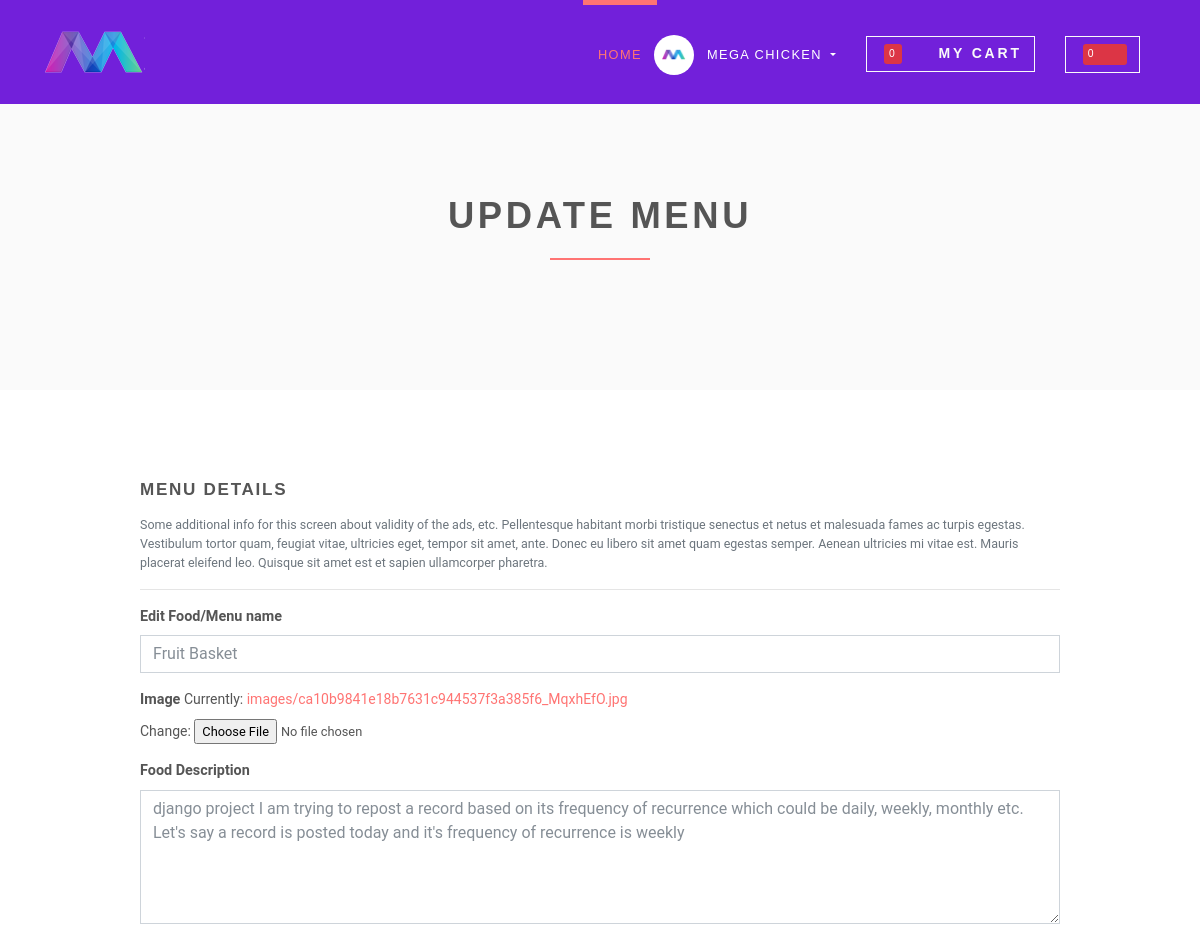
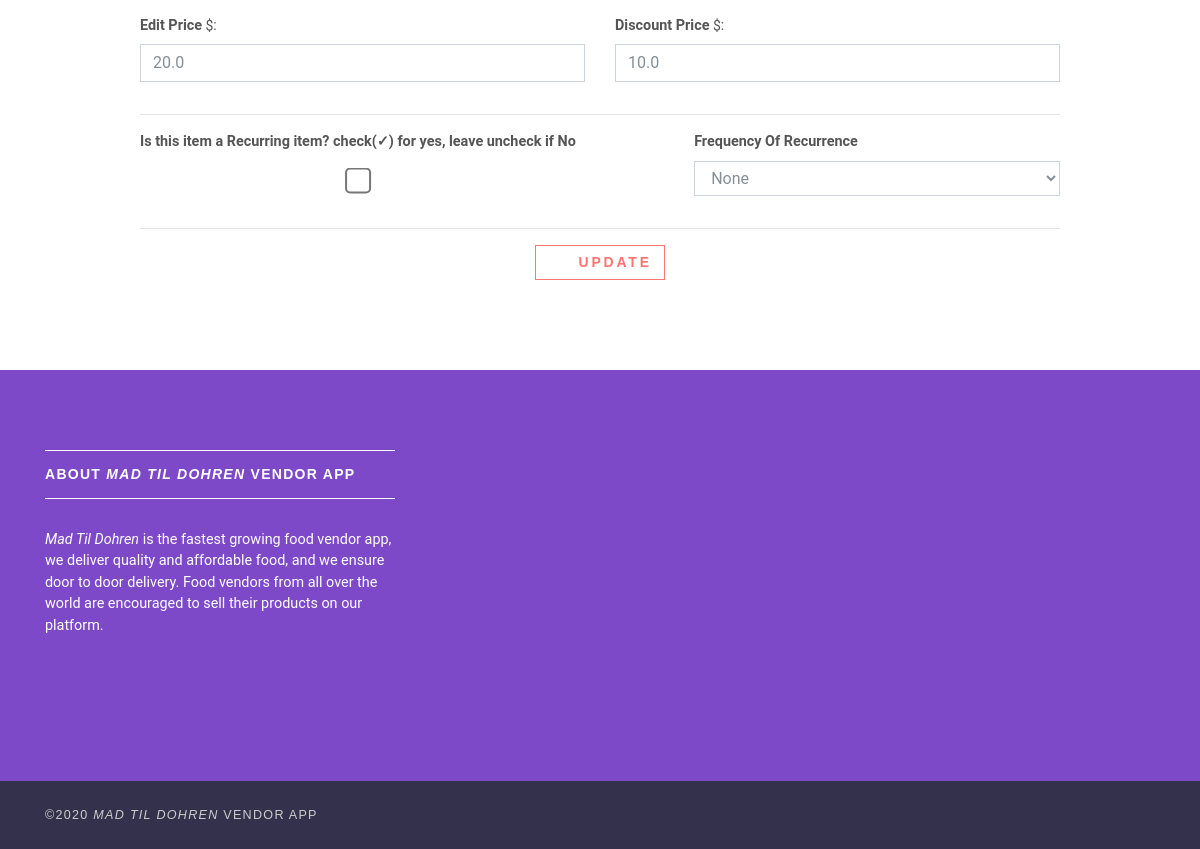
Page /menu/3/update/ (signed in) on the committed database (2 pictures, top to bottom).
### accounts/models.py (models this page shows, shortened)
class User(AbstractBaseUser):
    username = None
    email = models.EmailField(verbose_name='email', max_length=60, unique=True, blank=False,
                              error_messages={
                                  'unique': "A user with that email already exists.",
                              })
    phonenumber = models.CharField(verbose_name="phone number", max_length=20, unique=True, blank=False,
                                   error_messages={
                                       'unique': "Phone number already exists.",
                                   })
    datetimecreated = models.DateTimeField(verbose_name='date joined', auto_now_add=True)
    stripe_customer_id = models.CharField(max_length=50, blank=True, null=True)
    one_click_purchasing = models.BooleanField(default=False)
    last_login = models.DateTimeField(verbose_name='last login', auto_now=True)
    is_admin = models.BooleanField(default=False)
    is_active = models.BooleanField(default=True)
    is_staff = models.BooleanField(default=False)
    is_superuser = models.BooleanField(default=False)
    is_vendor = models.BooleanField(default=False)
    is_customer = models.BooleanField(default=False)
    first_name = models.CharField(max_length=50)
    last_name = models.CharField(max_length=50, blank=True)
    USERNAME_FIELD = "email"
    REQUIRED_FIELDS = ['first_name', 'last_name']
    objects = MyAccountManager()

### foodvendor/models.py (models this page shows, shortened)
class MessageStatus(models.Model):
    name = models.CharField(max_length=15)

class Menu(models.Model):
    none = 0
    Daily = 1
    Weekly = 7
    Monthly = 30
    Quarterly = 90
    SemiAnual = 180
    Yearly = 365
    Frequency_Of_Recurrence = (
        (none, "None"),
        (Daily, "Daily"),
        (Weekly, "Weekly"),
        (Monthly, "Monthly"),
        (Quarterly, "After 3 Months"),
        (SemiAnual, "After 6 Months"),
        (Yearly, "After 12 Months")
    )
    vendor = models.ForeignKey(Vendor, on_delete=models.CASCADE)
    name = models.CharField(verbose_name="food name", null=False, blank=False, max_length=100)
    description = models.TextField(verbose_name="Food Description", max_length=350, null=False, blank=False)
    price = models.FloatField(verbose_name="Price ($)", default=0.00)
    discount_price = models.FloatField(blank=True, null=True)
    image = models.ImageField(upload_to='images/', default='veggies.jpg')
    isrecurring = models.BooleanField(default=False)
    frequencyofrecurrence = models.IntegerField(choices=Frequency_Of_Recurrence)
    datetimecreated = models.DateTimeField(verbose_name='date-time-created', auto_now_add=True)

### foodvendor/views/vendor.py (the view, shortened to what this page needs)
# urls.py: path('menu/<int:id>/update/', MenuUpdateView.as_view(), name='menu-update'),
class MenuUpdateView(SuccessMessageMixin, UserPassesTestMixin, UpdateView):
    model = Menu
    template_name = 'foodvendor/vendor/update-menu.html'
    form_class = UpdateMenuForm
    pk_url_kwarg = 'id'
    slug_field = 'id'
    success_message = "Menu Successfully Updated!!"
    @method_decorator(login_required(login_url=reverse_lazy('login')))
    @method_decorator(user_is_vendor)
    def dispatch(self, request, *args, **kwargs):
        if not self.request.user.is_authenticated:
            return reverse_lazy('login')
        if self.request.user.is_authenticated and self.request.user.is_customer and self.request.user.is_superuser:
            return reverse_lazy('login')
        return super().dispatch(self.request, *args, **kwargs)
    def get_form(self, **kwargs):
        form = super().get_form(**kwargs)
        return form
    def test_func(self):
        menu = self.get_object()
        if self.request.user == menu.vendor.user:
            return True
        return False

### foodvendor/forms.py
class UpdateMenuForm(forms.ModelForm):
    class Meta:
        model = Menu
        exclude = ('vendor', 'datetimecreated',)
        labels = {
            "name": "Edit Food/Menu name",
            "price": "Edit Price",
            "discount_price": "Discount Price",
            "isrecurring": "Is this item a Recurring item? check(✓) for yes, leave uncheck if No",
            "frequencyofrecurrence": "Frequency Of Recurrence"
        }
        widgets = {
            'isrecurring': forms.CheckboxInput(attrs={
                'class': 'form-control',
            }
            ),
            'frequencyofrecurrence': forms.Select(attrs={
                'class': 'form-control',
            }
            ),
        }

### foodvendor/templatetags/cart_template_tags.py (called while the page is built)
@register.filter
def cart_item_count(user):
    if user.is_authenticated:
        qs = Order.objects.filter(user=user, ordered=False)
        if qs.exists():
            return qs[0].itemsordered.count()
    return 0

@register.filter
def unread_notification(user):
    qs = Notification.objects.filter(receiver=user, messagestatus=MessageStatus.objects.get(name='message sent')).annotate(num_user=Count('sender')).count()
    return qs

### templates/foodvendor/vendor/update-menu.html (shortened to what this page needs)
{% extends 'base.html' %}
{% load static %}
{% block styles %}
    <link rel="stylesheet" href="{% static 'vendor/bootstrap-select/css/bootstrap-select.min.css' %}">
{% endblock %}
{% block content %}
    <section class="bg-light-gray">
        <div class="container">
            <div class="row">
                <div class="col-lg-8 mx-auto">
                    <h1 class="heading">Update Menu</h1>
                </div>
            </div>
        </div>
    </section>
    <section>
        <div class="container">
            <div class="row">
                <div class="col-lg-10 mx-auto">
                    <form id="job-main-form" method="POST" action="" class="job-add-form" enctype="multipart/form-data">
                        <div class="row">
                            <div class="col-lg-12">
                                <h4>Menu details</h4>
                                <p class="text-muted text-small">Some additional info for this screen about validity of
                                    the ads, etc. Pellentesque habitant morbi tristique senectus et netus et malesuada
                                    fames ac turpis egestas. Vestibulum tortor quam, feugiat vitae, ultricies eget,
                                    tempor sit amet, ante. Donec eu libero sit amet quam egestas semper. Aenean
                                    ultricies mi vitae est. Mauris placerat eleifend leo. Quisque sit amet est et sapien
                                    ullamcorper pharetra. </p>
                                <hr>
                            </div>
                        </div>
                        <div class="row">
                            <div class="col-lg-12 form-group">
                                <label for="title">{{ form.name.label }}</label>
                                <input id="title" name="name" type="text" class="form-control" value="{{ form.name.value|default_if_none:"" }}">
                            </div>
                        </div>
                        <div class="row">
                            <div class="col-lg-12 form-group">
                                <label>{{form.image.label }}</label>
                                {{ form.image }}
                            </div>
                        </div>
                        <div class="row">
                            <div class="col-lg-12 form-group">
                                <label for="text">Food Description</label>
                                <textarea id="text" name="description" rows="5" class="form-control">{{ form.description.value|default_if_none:"" }}</textarea>
                            </div>
                        </div>
                        <div class="row">
                            <div class="col-lg-6 form-group">
                                <label for="salary">{{ form.price.label }}</label>
                                $:<input id="salary" name="price" type="number" min="1.00" class="form-control" value="{{ form.price.value|default_if_none:"" }}">
                            </div>
                            <div class="col-lg-6 form-group">
                                <label for="validity">{{ form.discount_price.label }}</label>
                                $:<input id="validity" name="discount_price" type="number" min="1.00" class="form-control" value="{{ form.discount_price.value|default_if_none:"" }}">
                            </div>
                        </div>
                        <hr>
                        <div class="row">
                            <div class="col-7 form-group">
                                <label>
                                    {{ form.isrecurring.label }}<br><br>
                                    {{ form.isrecurring }}
                                </label>
                            </div>
                            <div class="col-lg-5 form-group">
                                <label for="frequencyofrecurrence">{{ form.frequencyofrecurrence.label }}</label>
                                {{ form.frequencyofrecurrence }}
                            </div>
                        </div>
                        <div class="row">
                            <div class="col-lg-12 text-center">
                                <hr>
                                <button type="submit" class="btn btn-outline-white-primary"><i class="fa fa-magic"></i>
                                    Update
                                </button>
                            </div>
                        </div>
                    </form>
                </div>
            </div>
        </div>
    </section>
{% endblock %}

### templates/base.html (shortened to what this page needs)
<!DOCTYPE html>
{% load static %}
{% load cart_template_tags %}
<html>
<head>
    <link rel="stylesheet" href="{% static 'vendor/bootstrap/css/bootstrap.min.css' %}">
    <link rel="stylesheet" href="{% static 'vendor/font-awesome/css/font-awesome.min.css' %}">
    <link rel="stylesheet" href="{% static 'vendor/owl.carousel/assets/owl.carousel.css' %}">
    <link rel="stylesheet" href="{% static 'vendor/owl.carousel/assets/owl.theme.default.css' %}">
    <link rel="stylesheet" href="{% static 'css/style.default.css' %}" id="theme-stylesheet">
    {% block styles %}{% endblock %}
</head>
<body>
<header class="header">
    <nav class="navbar navbar-expand-lg">
        <div class="container">
            <a href="{% url 'home' %}" class="navbar-brand">
                <img src="{% static 'img/company-1.png' %}" alt="logo" class="d-none d-lg-block">
            </a>
            <div id="navbarSupportedContent" class="collapse navbar-collapse">
                <ul class="navbar-nav ml-auto">
                    <li class="nav-item active">
                        <a href="{% url 'home' %}" class="nav-link">Home <span class="sr-only">(current)</span></a>
                    </li>
                    {% if request.user.is_authenticated and request.user.is_vendor %}
                        <li class="nav-item dropdown">
                            <a id="clientZone" href="#" data-toggle="dropdown"
                               aria-haspopup="true" aria-expanded="false"
                               class="nav-link dropdown-toggle has-img mb-3 mb-lg-0 mt-3 mt-lg-0">
                                <div class="client-menu-image">
                                    <div class="inner">
                                        <img src="{% static 'img/company-1.png' %}"
                                             alt="company image"
                                             class="img-fluid">
                                    </div>
                                </div>
                                {% if request.user.is_customer %}
                                    {{ request.user.first_name }} {{ request.user.last_name }}
                                {% else %}
                                    {{ request.user.first_name }}
                                {% endif %}
                            </a>
                        </li>
                        <li class="nav-item" style="color: #fff">
                                <a href="{% url 'order-summary' %}" class="btn navbar-btn btn-outline-light mb-5 mb-lg-0">
                                    <span class="badge featured-badge badge-danger"><b>{{ request.user|cart_item_count }}</b></span>
                                    <i class="fa fa-shopping-cart" aria-hidden="true"></i> My Cart
                                </a>
                        </li>
                        <li class="nav-item">
                            <a href="{% url 'notifications' %}" class="btn navbar-btn btn-outline-light mb-5 mb-lg-0">
                                <span class="badge featured-badge badge-danger">
                                        {{ request.user|unread_notification }}
                                    <i class="fa fa-bell fa-lg" aria-hidden="true"></i>
                                </span>
                            </a>
                        </li>
                    {% endif %}
                </ul>
            </div>
        </div>
    </nav>
</header>
<div>
    {% block content %} {% endblock %}
</div>
<footer class="footer">
    <div class="footer__block">
        <div class="container">
            <div class="row">
                <div class="col-lg-4 col-md-12 mb-5">
                    <h4 class="h5">About <i>Mad Til Dohren</i> Vendor App</h4>
                    <p> <i>Mad Til Dohren</i> is the fastest growing food vendor app, we deliver quality and affordable food, and
                    we ensure door to door delivery. Food vendors from all over the world are encouraged to sell their products
                    on our platform.
                    </p>
                </div>
            </div>
        </div>
    </div>
    <div class="footer__copyright">
        <div class="container">
            <div class="row">
                <div class="col-md-6 text-md-left text-center">
                    <p>&copy;2020 <i>Mad Til Dohren</i> Vendor App</p>
                </div>
            </div>
        </div>
    </div>
</footer>
</body>
</html>

### rows in the picture
User: user.first_name "MEGA CHICKEN", user|cart_item_count "0"
MessageStatus: user|unread_notification "0"
Menu: name "Fruit Basket", description "django project I am trying to repost a record based on its frequency of recurrence which could be daily, weekly, monthly etc. Let's say a record is posted today and it's frequency of recurrence is weekly", price "20.0", discount_price "10.0", frequencyofrecurrence "None"
